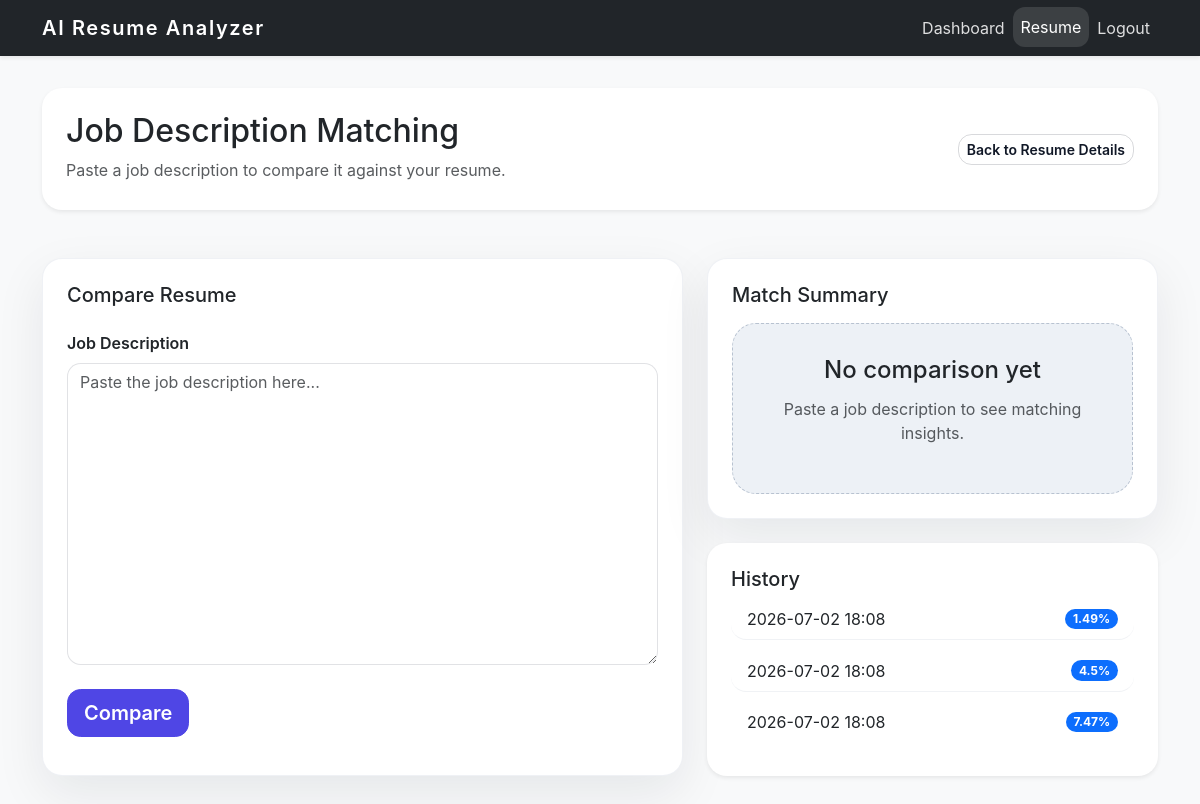
Page /resume/job-description/2 (signed in) on the committed database.
### app/models.py (models this page shows, shortened)
class JobDescriptionMatch(db.Model):
    __tablename__ = "job_description_matches"
    id = db.Column(db.Integer, primary_key=True)
    resume_id = db.Column(db.Integer, db.ForeignKey("resumes.id"), nullable=False)
    job_description = db.Column(db.Text, nullable=False)
    similarity_score = db.Column(db.Float, nullable=False)
    matched_skills = db.Column(db.Text, nullable=True)
    missing_skills = db.Column(db.Text, nullable=True)
    suggested_skills = db.Column(db.Text, nullable=True)
    created_at = db.Column(db.DateTime, default=datetime.utcnow, nullable=False)
    resume = db.relationship("Resume", backref=db.backref("job_matches", lazy=True))

### app/resume/routes.py (the view, shortened to what this page needs)
@resume_bp.route("/job-description/<int:resume_id>", methods=["GET", "POST"])
@login_required
def job_description(resume_id: int):
    form = JobDescriptionForm()
    resume = Resume.query.filter_by(id=resume_id, user_id=current_user.id).first_or_404()
    if not resume.extracted_text:
        flash("No extracted text is available yet for matching.", "warning")
        return redirect(url_for("resume.details", resume_id=resume.id))
    match_result = None
    history = []
    history = (
        JobDescriptionMatch.query.filter_by(resume_id=resume.id)
        .order_by(JobDescriptionMatch.created_at.desc())
        .all()
    )
    return render_template(
        "resume/job_description.html",
        resume=resume,
        form=form,
        match_result=match_result,
        history=history,
    )

### app/resume/forms.py
class JobDescriptionForm(FlaskForm):
    job_description = TextAreaField(
        "Job Description",
        validators=[DataRequired(message="Please paste a job description before submitting.")],
    )
    submit = SubmitField("Compare")

### app/templates/resume/job_description.html (shortened to what this page needs)
{% extends "base.html" %}
{% block content %}
<div class="row g-4">
  <div class="col-12">
    <div class="card shadow-sm border-0 p-4 mb-4">
      <div class="d-flex flex-column flex-md-row justify-content-between align-items-start align-items-md-center gap-3">
        <div>
          <h2 class="card-title mb-2">Job Description Matching</h2>
          <p class="text-muted mb-1">Paste a job description to compare it against your resume.</p>
        </div>
        <a class="btn btn-outline-secondary btn-sm" href="{{ url_for('resume.details', resume_id=resume.id) }}">Back to Resume Details</a>
      </div>
    </div>
  </div>
  <div class="col-lg-7">
    <div class="card action-card h-100 p-4">
      <h5 class="mb-4">Compare Resume</h5>
      <form method="post">
        <div class="mb-4">
          {{ form.job_description.label(class="form-label") }}
          {{ form.job_description(class="form-control", rows=12, placeholder="Paste the job description here...") }}
        </div>
        {{ form.submit(class="btn btn-primary btn-lg") }}
      </form>
    </div>
  </div>
  <div class="col-lg-5">
    <div class="card action-card p-4">
      <h5 class="mb-3">Match Summary</h5>
      {% if match_result %}
      <div class="mb-3">
        <span class="h3 text-primary">{{ match_result.similarity_percent }}%</span>
        <p class="text-muted mb-0">Job description match score</p>
      </div>
      <div class="mb-3">
        <h6>Matched Skills</h6>
        {% for skill in match_result.matched_skills %}
        <span class="badge badge-skill">{{ skill }}</span>
        {% endfor %}
        {% if not match_result.matched_skills %}
        <p class="text-muted">None</p>
        {% endif %}
      </div>
      <div class="mb-3">
        <h6>Missing Skills</h6>
        {% for skill in match_result.missing_skills %}
        <span class="badge badge-missing">{{ skill }}</span>
        {% endfor %}
        {% if not match_result.missing_skills %}
        <p class="text-muted">None</p>
        {% endif %}
      </div>
      <div>
        <h6>Suggested Skills</h6>
        {% for skill in match_result.suggested_skills %}
        <span class="badge badge-suggested">{{ skill }}</span>
        {% endfor %}
        {% if not match_result.suggested_skills %}
        <p class="text-muted">None</p>
        {% endif %}
      </div>
      {% else %}
      <div class="empty-state text-center">
        <h4>No comparison yet</h4>
        <p class="text-muted">Paste a job description to see matching insights.</p>
      </div>
      {% endif %}
    </div>
    <div class="card shadow-sm border-0 p-4 mt-4">
      <h5>History</h5>
      {% if history %}
      <ul class="list-group list-group-flush">
        {% for entry in history %}
        <li class="list-group-item d-flex justify-content-between align-items-center">
          <span>{{ entry.created_at.strftime('%Y-%m-%d %H:%M') }}</span>
          <span class="badge bg-primary rounded-pill">{{ entry.similarity_score }}%</span>
        </li>
        {% endfor %}
      </ul>
      {% else %}
      <p class="text-muted mb-0">No history yet.</p>
      {% endif %}
    </div>
  </div>
</div>
{% endblock %}

### app/static/css/style.css (style rules this page uses)
body { background-color: #eef2ff; font-family: "Inter", "Segoe UI", Roboto, Arial, sans-serif; color: #0f172a; }
html { scroll-behavior: smooth; }
.list-group-item { border-radius: 0.95rem; border: 1px solid rgba(148, 163, 184, 0.14); margin-bottom: 0.65rem; }
.card, .card-body { border-radius: 1.25rem; }
.card { border: none; background-color: #ffffff; box-shadow: 0 18px 50px rgba(15, 23, 42, 0.08); }
.btn { border-radius: 0.85rem; font-weight: 600; }
.btn-primary { background-color: #4f46e5; border-color: #4f46e5; }
.btn-outline-secondary { border-color: rgba(15, 23, 42, 0.16); color: #111827; }
.form-control, .form-select { border-radius: 0.85rem; border-color: rgba(15, 23, 42, 0.12); }
.empty-state { border: 1px dashed rgba(148, 163, 184, 0.6); background-color: rgba(226, 232, 240, 0.6); padding: 2rem; border-radius: 1.5rem; }
.empty-state h4 { margin-bottom: 0.75rem; }
.action-card { min-height: 15rem; border: 1px solid rgba(148, 163, 184, 0.15); }
.form-label { font-weight: 600; }

### rows in the picture
JobDescriptionMatch: created_at "2026-07-02 18:08", similarity_score "1.49"
JobDescriptionMatch: created_at "2026-07-02 18:08", similarity_score "4.5"
JobDescriptionMatch: created_at "2026-07-02 18:08", similarity_score "7.47"
